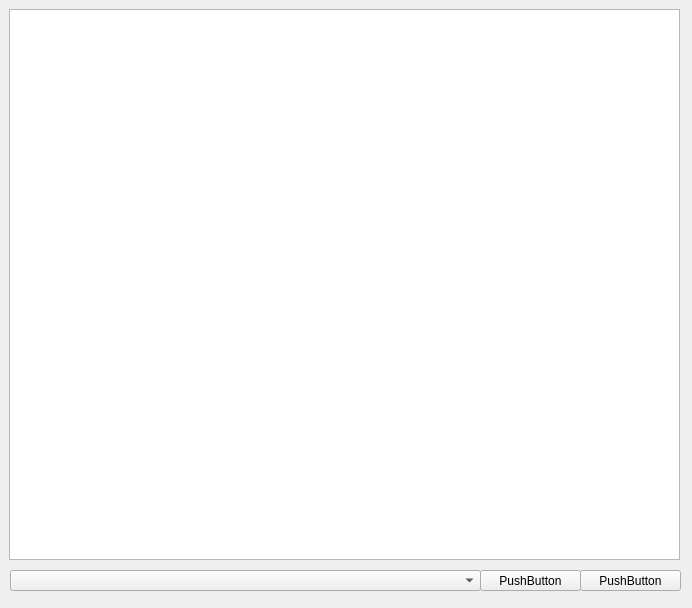
<?xml version="1.0" encoding="UTF-8"?>
<ui version="4.0">
 <class>Widget</class>
 <widget class="QWidget" name="Widget">
  <property name="geometry">
   <rect>
    <x>0</x>
    <y>0</y>
    <width>692</width>
    <height>608</height>
   </rect>
  </property>
  <property name="windowTitle">
   <string>Widget</string>
  </property>
  <widget class="QTableWidget" name="tableWidget">
   <property name="geometry">
    <rect>
     <x>9</x>
     <y>9</y>
     <width>671</width>
     <height>551</height>
    </rect>
   </property>
  </widget>
  <widget class="QPushButton" name="pushButton">
   <property name="geometry">
    <rect>
     <x>580</x>
     <y>570</y>
     <width>101</width>
     <height>21</height>
    </rect>
   </property>
   <property name="text">
    <string>PushButton</string>
   </property>
  </widget>
  <widget class="QComboBox" name="comboBox">
   <property name="geometry">
    <rect>
     <x>10</x>
     <y>570</y>
     <width>471</width>
     <height>21</height>
    </rect>
   </property>
  </widget>
  <widget class="QPushButton" name="pushButton_2">
   <property name="geometry">
    <rect>
     <x>480</x>
     <y>570</y>
     <width>101</width>
     <height>21</height>
    </rect>
   </property>
   <property name="text">
    <string>PushButton</string>
   </property>
  </widget>
 </widget>
 <resources/>
 <connections/>
</ui>
